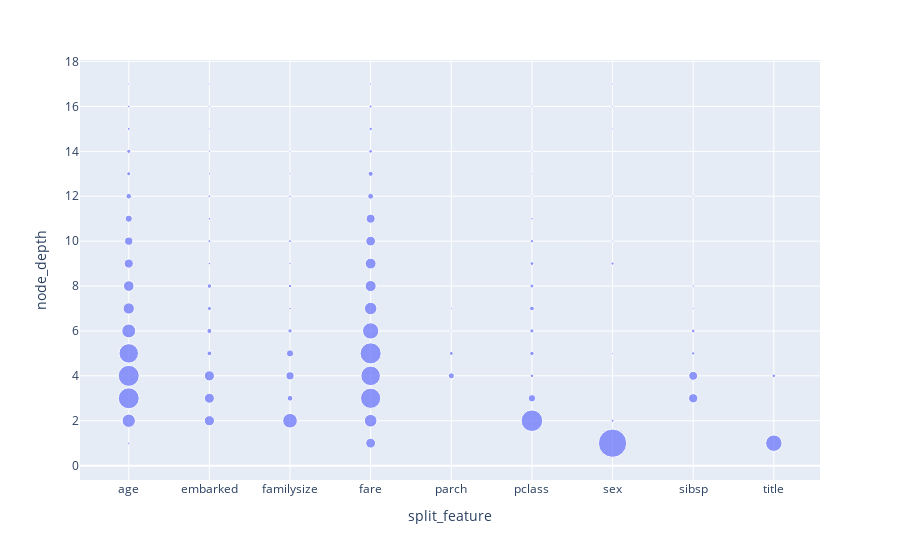

Here is the notebook cell this chart was saved with:
### Code cell
plot_feature_info(t)

### Figure 1 — Plotly figure (JSON) as saved in the notebook; plotly's stock layout.template omitted (floating-point values rounded to 4 significant figures)
{"data": [{"hovertemplate": "split_feature=%{x}<br>node_depth=%{y}<br>cnt=%{marker.size}<extra></extra>", "legendgroup": "", "marker": {"color": "#636efa", "size": [2, 61, 151, 152.5, 131, 66.67, 43.57, 39, 28.67, 23.4, 17.55, 10.75, 5.692, 5.786, 2.8, 2.25, 1.471, 36, 34, 35.5, 7.8, 8.667, 5.714, 7.25, 2, 2.9, 1.909, 2.25, 1.615, 1.357, 1.133, 1.125, 1.059, 74, 11.33, 22.75, 17.8, 6.333, 1.857, 4.375, 1.667, 3, 2.167, 1.538, 1.286, 33, 55.5, 141.3, 132.2, 153.8, 91.5, 53.86, 42.5, 40.22, 32.6, 28.18, 12, 9, 4.643, 4.067, 3.125, 1.706, 12.75, 5.2, 1.167, 1.143, 160, 19, 4.5, 6.6, 6, 7.714, 5.5, 5, 3.9, 2, 1.083, 1.154, 1.143, 1.062, 276, 3, 1.2, 3.333, 1.2, 1.167, 1.2, 1.062, 1.059, 29.67, 27.25, 4, 5, 1.286, 1.875, 1.083, 93, 4.5], "sizemode": "area", "sizeref": 0.69, "symbol": "circle"}, "mode": "markers", "name": "", "orientation": "v", "showlegend": false, "type": "scatter", "x": ["age", "age", "age", "age", "age", "age", "age", "age", "age", "age", "age", "age", "age", "age", "age", "age", "age", "embarked", "embarked", "embarked", "embarked", "embarked", "embarked", "embarked", "embarked", "embarked", "embarked", "embarked", "embarked", "embarked", "embarked", "embarked", "embarked", "familysize", "familysize", "familysize", "familysize", "familysize", "familysize", "familysize", "familysize", "familysize", "familysize", "familysize", "familysize", "fare", "fare", "fare", "fare", "fare", "fare", "fare", "fare", "fare", "fare", "fare", "fare", "fare", "fare", "fare", "fare", "fare", "parch", "parch", "parch", "parch", "pclass", "pclass", "pclass", "pclass", "pclass", "pclass", "pclass", "pclass", "pclass", "pclass", "pclass", "pclass", "pclass", "pclass", "sex", "sex", "sex", "sex", "sex", "sex", "sex", "sex", "sex", "sibsp", "sibsp", "sibsp", "sibsp", "sibsp", "sibsp", "sibsp", "title", "title"], "xaxis": "x", "y": [1, 2, 3, 4, 5, 6, 7, 8, 9, 10, 11, 12, 13, 14, 15, 16, 17, 2, 3, 4, 5, 6, 7, 8, 9, 10, 11, 12, 13, 14, 15, 16, 17, 2, 3, 4, 5, 6, 7, 8, 9, 10, 12, 13, 14, 1, 2, 3, 4, 5, 6, 7, 8, 9, 10, 11, 12, 13, 14, 15, 16, 17, 4, 5, 6, 7, 2, 3, 4, 5, 6, 7, 8, 9, 10, 11, 12, 13, 14, 16, 1, 2, 5, 9, 10, 12, 15, 16, 17, 3, 4, 5, 6, 7, 8, 12, 1, 4], "yaxis": "y"}], "layout": {"legend": {"itemsizing": "constant", "tracegroupgap": 0}, "margin": {"t": 60}, "xaxis": {"anchor": "y", "domain": [0, 1], "title": {"text": "split_feature"}}, "yaxis": {"anchor": "x", "domain": [0, 1], "title": {"text": "node_depth"}}}}
